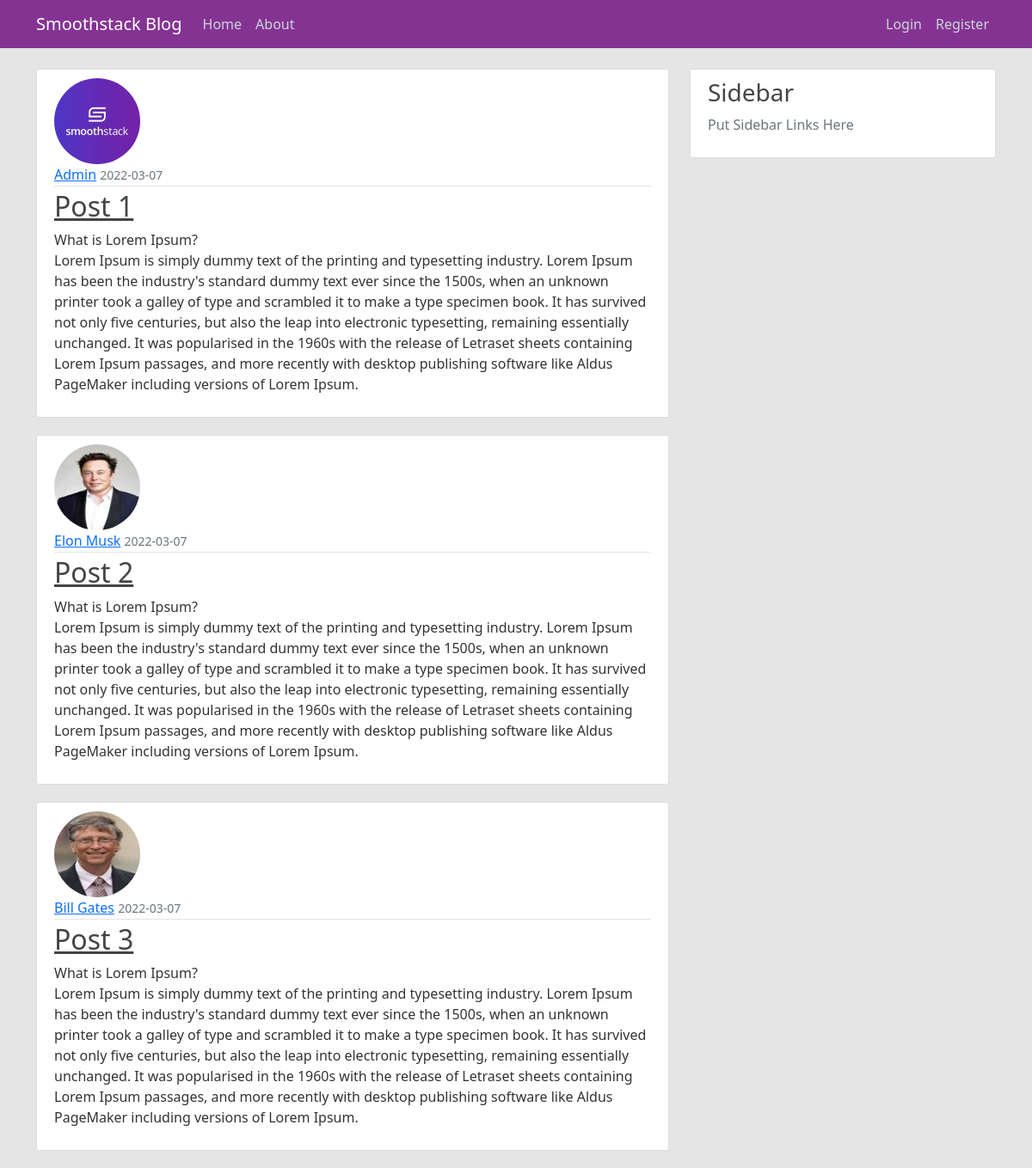
The page /home on the database its author committed.
### app_package/models.py (models this page shows, shortened)
class Post(db.Model):
    id = db.Column(db.Integer, primary_key=True)
    title = db.Column(db.String(100), nullable=False)
    date_posted = db.Column(db.DateTime, nullable=False, default=datetime.utcnow)
    content = db.Column(db.Text, nullable=False)
    user_id = db.Column(db.Integer, db.ForeignKey('user.id'), nullable=False)

class User(db.Model, UserMixin):
    id = db.Column(db.Integer, primary_key=True)
    username = db.Column(db.String(20), unique=True, nullable=False)
    email = db.Column(db.String(120), unique=True, nullable=False)
    image_file = db.Column(db.String(20), nullable=False, default='default.jpg')
    password = db.Column(db.String(60), nullable=False)
    posts = db.relationship('Post', backref='author', lazy=True)

### app_package/routes.py (the view)
@application.route("/")
@application.route("/home")
def home():
    posts = Post.query.all()
    return render_template("home.html", title="Home", posts=posts)

### app_package/templates/home.html (shortened to what this page needs)
{% extends "layout.html" %}
{% block content %}
    {% for post in posts %}
        <article class="media content-section">
            <img style="height: 100px; width: 100px" class="rounded-circle aricle-img" src="{{ url_for("static", filename="profile_pics/" + post.author.image_file) }}">
          <div class="media-body">
            <div class="article-metadata">
              <a class="mr-2" href="#">{{ post.author.username }}</a>
              <small class="text-muted">{{ post.date_posted.strftime("%Y-%m-%d") }}</small>
            </div>
            <h2><a class="article-title" href="{{ url_for("post", post_id=post.id) }}">{{ post.title }}</a></h2>
            <p class="article-content">{{ post.content }}</p>
          </div>
        </article>
    {% endfor %}
{% endblock content %}

### app_package/templates/layout.html (shortened to what this page needs)
<!DOCTYPE html>
<html lang="en">
    <head>
        <link href="https://cdn.jsdelivr.net/npm/bootstrap@5.1.3/dist/css/bootstrap.min.css" rel="stylesheet">
        <link rel="stylesheet" type="text/css" href="{{ url_for("static", filename="main.css") }}">
    </head>
    <body style="background-color: #E5E5E5">
        <header class="site-header">
          <nav class="navbar navbar-expand-md navbar-dark bg-steel fixed-top">
            <div class="container">
              <a class="navbar-brand mr-4" href="/">Smoothstack Blog</a>
              <div class="collapse navbar-collapse" id="navbarToggle">
                <div class="navbar-nav">
                  <a class="nav-item nav-link" href="{{ url_for("home") }}">Home</a>
                  <a class="nav-item nav-link" href="{{ url_for("about") }}">About</a>
                </div>
                <div class="navbar-nav ms-auto">
                  {% if current_user.is_authenticated %}
                      <a class="nav-item nav-link" href="{{ url_for("new_post") }}">New Post</a>
                      <a class="nav-item nav-link" href="{{ url_for("account") }}">Account</a>
                      <a class="nav-item nav-link" href="{{ url_for("logout") }}">Logout</a>
                  {% else %}
                      <a class="nav-item nav-link" href="{{ url_for("login") }}">Login</a>
                      <a class="nav-item nav-link" href="{{ url_for("register") }}">Register</a>
                  {% endif %}
                </div>
              </div>
            </div>
          </nav>
        </header>
        <main role="main" class="container">
          <div class="row">
            <div class="col-md-8" style="margin: auto">
              {% block content %}{% endblock %}
            </div>
            <div class="col-md-4">
              <div class="content-section">
                <h3>Sidebar</h3>
                <p class='text-muted'>Put Sidebar Links Here
                </p>
              </div>
            </div>
          </div>
        </main>
    </body>
</html>

### app_package/static/main.css (style rules this page uses)
body { background: #fafafa; color: #333333; margin-top: 5rem; }
h1, h2, h3, h4, h5, h6 { color: #444444; }
.bg-steel { background-color: #853393; }
.site-header .navbar-nav .nav-link { color: #cbd5db; }
.content-section { background: #ffffff; padding: 10px 20px; border: 1px solid #dddddd; border-radius: 3px; margin-bottom: 20px; }
.article-title { color: #444444; }
.article-content { white-space: pre-line; }
.article-metadata { padding-bottom: 1px; margin-bottom: 4px; border-bottom: 1px solid #e3e3e3 }

### rows shown on the page
Post: image_file (placeholder picture), author.username "Admin", date_posted "2022-03-07", title "Post 1", content "What is Lorem Ipsum? Lorem Ipsum is simply dummy text of the printing and typesetting industry. Lorem Ipsum has been the industry's standard dummy text ever since the 1500s, when an unknown printer took a galley of type and scrambled it to make a type specimen book. It has survived not only five centuries, but also the leap into electronic typesetting, remaining essentially unchanged. It was popularised in the 1960s with the release of Letraset sheets containing Lorem Ipsum passages, and more recently with desktop publishing software like Aldus PageMaker including versions of Lorem Ipsum."
Post: image_file (picture), author.username "Elon Musk", date_posted "2022-03-07", title "Post 2", content "What is Lorem Ipsum? Lorem Ipsum is simply dummy text of the printing and typesetting industry. Lorem Ipsum has been the industry's standard dummy text ever since the 1500s, when an unknown printer took a galley of type and scrambled it to make a type specimen book. It has survived not only five centuries, but also the leap into electronic typesetting, remaining essentially unchanged. It was popularised in the 1960s with the release of Letraset sheets containing Lorem Ipsum passages, and more recently with desktop publishing software like Aldus PageMaker including versions of Lorem Ipsum."
Post: image_file (picture), author.username "Bill Gates", date_posted "2022-03-07", title "Post 3", content "What is Lorem Ipsum? Lorem Ipsum is simply dummy text of the printing and typesetting industry. Lorem Ipsum has been the industry's standard dummy text ever since the 1500s, when an unknown printer took a galley of type and scrambled it to make a type specimen book. It has survived not only five centuries, but also the leap into electronic typesetting, remaining essentially unchanged. It was popularised in the 1960s with the release of Letraset sheets containing Lorem Ipsum passages, and more recently with desktop publishing software like Aldus PageMaker including versions of Lorem Ipsum."
